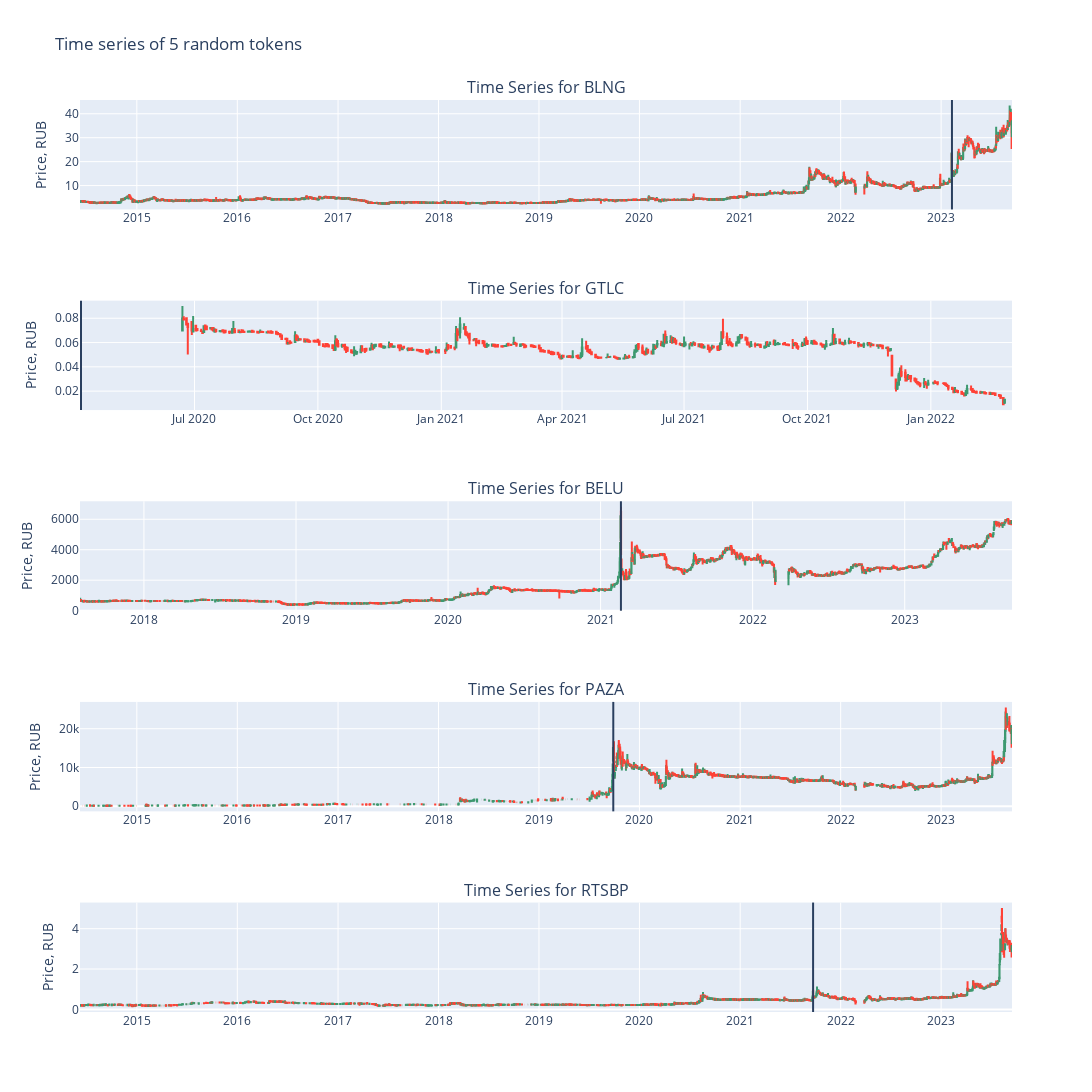

Write notebook code for a chart like this one.
### Markdown cell above
Now let's take a look

### Code cell
# ts_df = read_parquet_into_dataframe(os.path.join(datasets_folder_path, "time_series_securities_pnd.parquet"))

pnd_sample_data_plot(pnd_df, ts_df)

### Figure 1 — Plotly figure (JSON) as saved in the notebook; plotly's stock layout.template omitted (floating-point values rounded to 4 significant figures; data arrays with more than 128 entries replaced by an {"elided": "..."} marker saying what was removed)
{"data": [{"close": {"elided": "2340 float values"}, "high": {"elided": "2340 float values"}, "low": {"elided": "2340 float values"}, "open": {"elided": "2340 float values"}, "type": "candlestick", "x": {"elided": "2340 str values"}, "xaxis": "x", "yaxis": "y"}, {"close": {"elided": "433 float values"}, "high": {"elided": "433 float values"}, "low": {"elided": "433 float values"}, "open": {"elided": "433 float values"}, "type": "candlestick", "x": {"elided": "433 str values"}, "xaxis": "x2", "yaxis": "y2"}, {"close": {"elided": "1550 int values"}, "high": {"elided": "1550 int values"}, "low": {"elided": "1550 int values"}, "open": {"elided": "1550 int values"}, "type": "candlestick", "x": {"elided": "1550 str values"}, "xaxis": "x3", "yaxis": "y3"}, {"close": {"elided": "2340 float values"}, "high": {"elided": "2340 float values"}, "low": {"elided": "2340 float values"}, "open": {"elided": "2340 float values"}, "type": "candlestick", "x": {"elided": "2340 str values"}, "xaxis": "x4", "yaxis": "y4"}, {"close": {"elided": "2340 float values"}, "high": {"elided": "2340 float values"}, "low": {"elided": "2340 float values"}, "open": {"elided": "2340 float values"}, "type": "candlestick", "x": {"elided": "2340 str values"}, "xaxis": "x5", "yaxis": "y5"}], "layout": {"annotations": [{"font": {"size": 16}, "showarrow": false, "text": "Time Series for BLNG", "x": 0.5, "xanchor": "center", "xref": "paper", "y": 1, "yanchor": "bottom", "yref": "paper"}, {"font": {"size": 16}, "showarrow": false, "text": "Time Series for GTLC", "x": 0.5, "xanchor": "center", "xref": "paper", "y": 0.78, "yanchor": "bottom", "yref": "paper"}, {"font": {"size": 16}, "showarrow": false, "text": "Time Series for BELU", "x": 0.5, "xanchor": "center", "xref": "paper", "y": 0.56, "yanchor": "bottom", "yref": "paper"}, {"font": {"size": 16}, "showarrow": false, "text": "Time Series for PAZA", "x": 0.5, "xanchor": "center", "xref": "paper", "y": 0.34, "yanchor": "bottom", "yref": "paper"}, {"font": {"size": 16}, "showarrow": false, "text": "Time Series for RTSBP", "x": 0.5, "xanchor": "center", "xref": "paper", "y": 0.12, "yanchor": "bottom", "yref": "paper"}], "height": 1250, "shapes": [{"type": "line", "x0": "2023-02-09T08:59:00", "x1": "2023-02-09T08:59:00", "xref": "x", "y0": 0, "y1": 1, "yref": "y domain"}, {"type": "line", "x0": "2020-04-07T09:13:00", "x1": "2020-04-07T09:13:00", "xref": "x2", "y0": 0, "y1": 1, "yref": "y2 domain"}, {"type": "line", "x0": "2021-02-18T20:12:00", "x1": "2021-02-18T20:12:00", "xref": "x3", "y0": 0, "y1": 1, "yref": "y3 domain"}, {"type": "line", "x0": "2019-09-27T22:44:00", "x1": "2019-09-27T22:44:00", "xref": "x4", "y0": 0, "y1": 1, "yref": "y4 domain"}, {"type": "line", "x0": "2021-09-22T20:09:00", "x1": "2021-09-22T20:09:00", "xref": "x5", "y0": 0, "y1": 1, "yref": "y5 domain"}], "showlegend": false, "title": {"text": "Time series of 5 random tokens"}, "width": 1200, "xaxis": {"anchor": "y", "domain": [0, 1], "rangeslider": {"visible": false}}, "xaxis2": {"anchor": "y2", "domain": [0, 1], "rangeslider": {"visible": false}}, "xaxis3": {"anchor": "y3", "domain": [0, 1], "rangeslider": {"visible": false}}, "xaxis4": {"anchor": "y4", "domain": [0, 1], "rangeslider": {"visible": false}}, "xaxis5": {"anchor": "y5", "domain": [0, 1], "rangeslider": {"visible": false}}, "yaxis": {"anchor": "x", "domain": [0.88, 1], "title": {"text": "Price, RUB"}}, "yaxis2": {"anchor": "x2", "domain": [0.66, 0.78], "title": {"text": "Price, RUB"}}, "yaxis3": {"anchor": "x3", "domain": [0.44, 0.56], "title": {"text": "Price, RUB"}}, "yaxis4": {"anchor": "x4", "domain": [0.22, 0.34], "title": {"text": "Price, RUB"}}, "yaxis5": {"anchor": "x5", "domain": [0, 0.12], "title": {"text": "Price, RUB"}}}}
